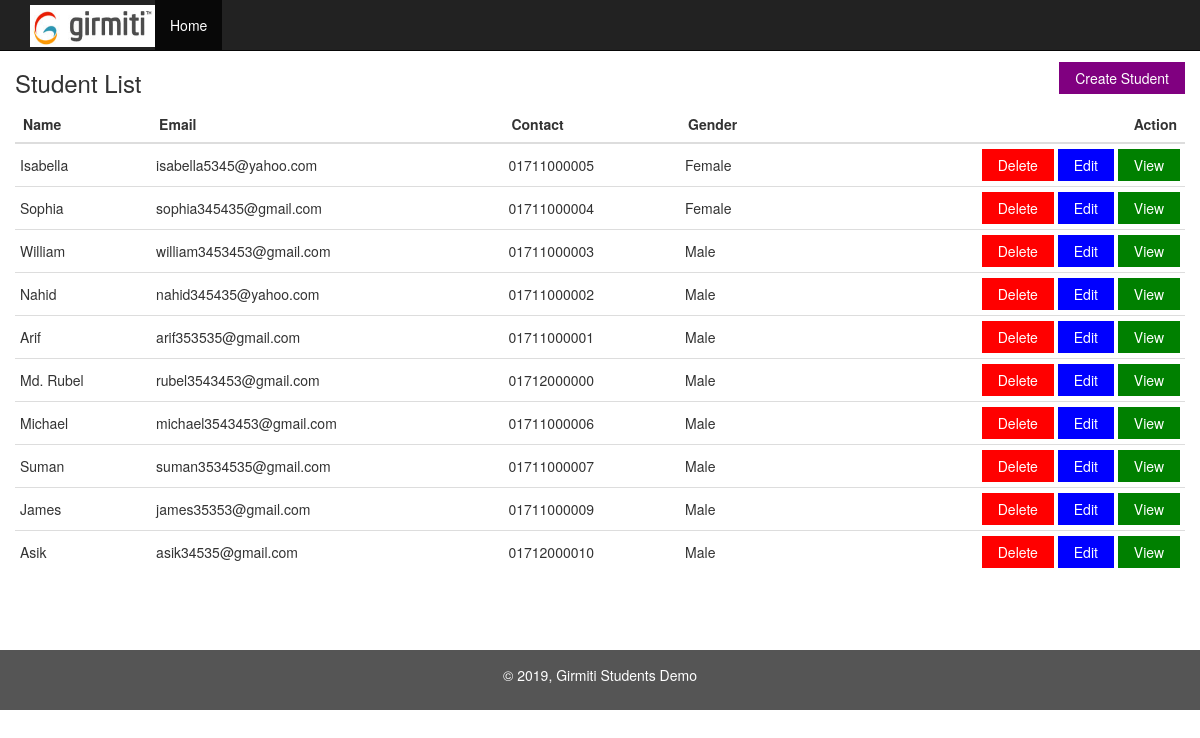
The page / on the database its author committed.
### tables this page shows
CREATE TABLE `students` (
  `student_id` int(11) NOT NULL,
  `student_name` varchar(100) NOT NULL,
  `email_address` varchar(100) NOT NULL,
  `contact` varchar(30) NOT NULL,
  `gender` varchar(15) NOT NULL,
  `country` varchar(50) NOT NULL,
  `datetime` datetime NOT NULL DEFAULT CURRENT_TIMESTAMP
);

### class/student.php (called while the page is built, shortened)
<?php
class Student
{
    private $conn;
    function __construct() {
    $servername = "localhost";
    $dbname = "crudphp";
    $username = "root";
    $password = "root";
    $conn = new mysqli($servername, $username, $password, $dbname);
      if ($conn->connect_error) {
        die("Connection failed: " . $conn->connect_error);
       }else{
        $this->conn=$conn;
       }
    }
    public function student_list(){
       $sql = "SELECT * FROM students ORDER BY student_id asc ";
       $result=  $this->conn->query($sql);
       return $result;
    }
}
?>

### index.php (the view, shortened to what this page needs)
<?php
include 'header.php';
$student_list = $student_obj->student_list();
?>
<div class="container " >
    <div class="row content">
        <a  href="create-student-info.php"  class="button button-purple mt-12 pull-right">Create Student</a>
        <h3>Student List</h3>
        <table class="table">
            <thead>
                <tr>
                    <th>Name</th>
                    <th>Email</th>
                    <th>Contact</th>
                    <th>Gender</th>
                    <th class="text-right">Action</th>
                </tr>
            </thead>
            <tbody>
<?php
if ($student_list->num_rows > 0) {
  while ($row = $student_list->fetch_assoc()) {
     ?>
             <tr>
                <td><?php echo $row["student_name"] ?></td>
                <td><?php echo $row["email_address"] ?></td>
                <td><?php echo $row["contact"] ?></td>
                <td><?php echo $row["gender"] ?></td>
                <td class="text-right">
                    <a  href="<?php echo 'delete-student-info.php?id=' . $row["student_id"] ?>" class="button button-red">Delete</a>
                    <a  href="<?php echo 'update-student-info.php?id=' . $row["student_id"] ?>" class="button button-blue">Edit</a>
                    <a href="<?php echo 'read-student-info.php?id=' . $row["student_id"] ?>" class="button button-green">View</a>
                </td>
            </tr>
    <?php
    }
}
?>
           </tbody>
        </table>
    </div>
</div>
<?php
include 'footer.php';
?>

### header.php (shortened to what this page needs)
<!DOCTYPE html>
<html lang="en" >
    <head>
        <link rel="stylesheet" href="https://maxcdn.bootstrapcdn.com/bootstrap/3.3.7/css/bootstrap.min.css">
        <link rel="stylesheet" href="./assets/style.css">
    </head>
    <body >
        <?php
        include './class/student.php';
        $student_obj = new Student();
        ?>
        <nav class="navbar navbar-inverse navbar-fixed-top">
            <div class="container-fluid">
                <div class="navbar-header">
                    <a class="navbar-brand" href="#"></a>
                </div>
                <div class="collapse navbar-collapse" id="myNavbar">
                    <ul class="nav navbar-nav">
                          <li> <img src="./assets/images/Girmiti.png" alt="CE" class="tlogo"> </li>
                        <li class="active"><a href="index.php">Home</a></li>
                    </ul>
                </div>
            </div>
        </nav>

### footer.php
<footer class="container-fluid text-center">
  <p>&copy; <?php echo date("Y"); ?>, Girmiti Students Demo</p>
</footer>
</body>
</html>

### assets/style.css (style rules this page uses)
body { padding-top: 50px; }
.navbar { margin-bottom: 0; border-radius: 0; }
.row.content { min-height:600px }
footer { background-color: #555; color: white; padding: 15px; }
.table > tbody > tr > td { padding: 5px; vertical-align: middle; }
.button { border: none; color: white; padding: 6px 16px; text-align: center; text-decoration: none; display: inline-block; font-size: 14px; cursor: pointer; }
.button-blue { background-color: #0000FF; }
.button-red { background-color: #FF0000; }
.button-green { background-color: #008000; }
.button-purple { background-color: purple; }
.mt-12 { margin-top: 12px; }
.tlogo { height:42px; width:125px; margin-top: 5px; }

### rows shown on the page
students: student_name "Isabella", email_address "isabella5345@yahoo.com", contact "01711000005", gender "Female"
students: student_name "Sophia", email_address "sophia345435@gmail.com", contact "01711000004", gender "Female"
students: student_name "William", email_address "william3453453@gmail.com", contact "01711000003", gender "Male"
students: student_name "Nahid", email_address "nahid345435@yahoo.com", contact "01711000002", gender "Male"
students: student_name "Arif", email_address "arif353535@gmail.com", contact "01711000001", gender "Male"
students: student_name "Md. Rubel", email_address "rubel3543453@gmail.com", contact "01712000000", gender "Male"
students: student_name "Michael", email_address "michael3543453@gmail.com", contact "01711000006", gender "Male"
students: student_name "Suman", email_address "suman3534535@gmail.com", contact "01711000007", gender "Male"
students: student_name "James", email_address "james35353@gmail.com", contact "01711000009", gender "Male"
students: student_name "Asik", email_address "asik34535@gmail.com", contact "01712000010", gender "Male"
